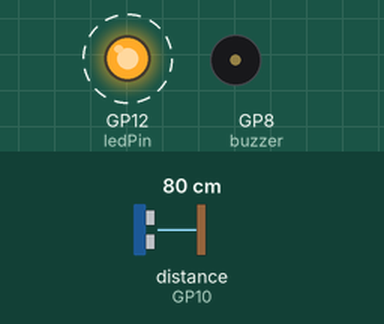
The sketch below on a simulated Raspberry Pi Pico. On the bench: output pins drawn as LEDs (lit = HIGH), buzzer (waves = sounding, pin HIGH). Wiring (inferred from the names in the program): ultrasonic range finder: trigger GP9; echo GP10. Dashed ring = blinking. The test bench sets the inputs (shaded band); at power-on: distance to the obstacle (sensor on GP10) 80 cm. The echo pulse lasts 58.3 µs per cm; pins used as bus, display or sensor lines are not drawn; what the sketch prints to the serial monitor is not drawn.

Above: at 0.05 s.
Timing chart, 0 to 3.0 s (numbered marks = the images above):
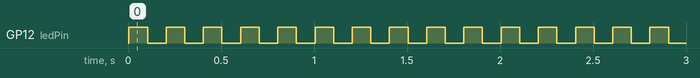

Measured:
- by itself, GP12 (ledPin): alternates HIGH for 0.10 s and LOW for 0.10 s

The sketch:

arduinocode.ino
```cpp
/*
  Ultrasonic Sensor HC-SR04 and Arduino Tutorial
*/
// defines pins numbers
const int trigPin = 9;
const int echoPin = 10;
const int ledPin = 12;
const int buzzer = 8; //buzzer to arduino pin
// defines variables
long duration;
int distance;
void setup() {
  pinMode(trigPin, OUTPUT); // Sets the trigPin as an Output
  pinMode(echoPin, INPUT); // Sets the echoPin as an Input
  Serial.begin(9600); // Starts the serial communication
  pinMode(ledPin, OUTPUT); // Set pin 13 as output
  pinMode(buzzer, OUTPUT);//buzzer pin setup

}
 void loop1() {
  digitalWrite(ledPin, HIGH);   // Turn LED on
  delay(100);                  // Wait for 1 second
  digitalWrite(ledPin, LOW);    // Turn LED off
  delay(100);
 }
 void loop2(){

  tone(buzzer, 1000); // Send 1KHz sound signal...
  delay(200);        //
  noTone(buzzer);     // Stop sound...
  delay(100);        // ...for 1sec

}
void loop() {
  // Clears the trigPin
  digitalWrite(trigPin, LOW);
  delayMicroseconds(2);
  // Sets the trigPin on HIGH state for 10 micro seconds
  digitalWrite(trigPin, HIGH);
  delayMicroseconds(10);
  digitalWrite(trigPin, LOW);
  // Reads the echoPin, returns the sound wave travel time in microseconds
  duration = pulseIn(echoPin, HIGH);
  // Calculating the distance
  distance = duration * 0.034 / 2;
  // Prints the distance on the Serial Monitor
  if(distance<=5){
    loop1();
  //  loop2();
}
  Serial.print("Distance in cms: ");
  Serial.println(distance);
  delay(100);
}
```
